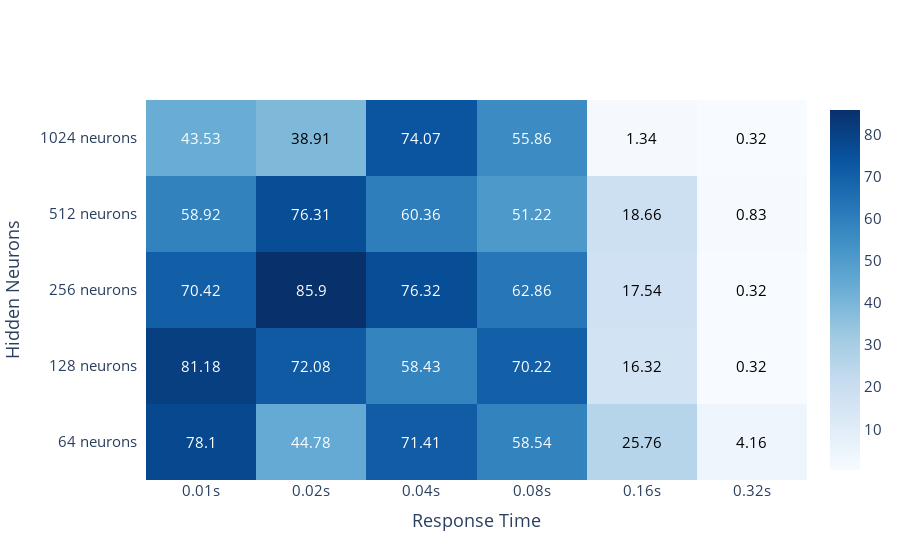

Notebook code for this chart:
### Code cell
fig = ff.create_annotated_heatmap(z=rewards.to_numpy(),y=[str(int(i))+' neurons' for i in df['neurons'].unique().tolist()], 
                                  x=[str(i) + 's' for i in df['response_rate'].unique().tolist()],  
                                  annotation_text=np.around(rewards.to_numpy(), decimals=2), colorscale='blues', showscale=True,
                                 reversescale =False)

fig.update_layout(
#     title='Average evaluation seconds for response times vs max. pertubation during training',
    xaxis_title="Response Time",
    yaxis_title="Hidden Neurons",
    xaxis_side='bottom',
    font=dict(size=15),
    height=700,
)
fig.show()

### Figure 1 — Plotly figure (JSON) as saved in the notebook; plotly's stock layout.template omitted (floating-point values rounded to 4 significant figures)
{"data": [{"colorscale": [[0, "rgb(247,251,255)"], [0.125, "rgb(222,235,247)"], [0.25, "rgb(198,219,239)"], [0.375, "rgb(158,202,225)"], [0.5, "rgb(107,174,214)"], [0.625, "rgb(66,146,198)"], [0.75, "rgb(33,113,181)"], [0.875, "rgb(8,81,156)"], [1, "rgb(8,48,107)"]], "reversescale": false, "showscale": true, "type": "heatmap", "x": ["0.01s", "0.02s", "0.04s", "0.08s", "0.16s", "0.32s"], "y": ["64 neurons", "128 neurons", "256 neurons", "512 neurons", "1024 neurons"], "z": [[78.1, 44.78, 71.41, 58.54, 25.76, 4.16], [81.18, 72.08, 58.43, 70.22, 16.32, 0.32], [70.42, 85.9, 76.32, 62.86, 17.54, 0.32], [58.92, 76.31, 60.36, 51.22, 18.66, 0.832], [43.53, 38.91, 74.07, 55.86, 1.344, 0.32]]}], "layout": {"annotations": [{"font": {"color": "#FFFFFF"}, "showarrow": false, "text": "78.1", "x": "0.01s", "xref": "x", "y": "64 neurons", "yref": "y"}, {"font": {"color": "#FFFFFF"}, "showarrow": false, "text": "44.78", "x": "0.02s", "xref": "x", "y": "64 neurons", "yref": "y"}, {"font": {"color": "#FFFFFF"}, "showarrow": false, "text": "71.41", "x": "0.04s", "xref": "x", "y": "64 neurons", "yref": "y"}, {"font": {"color": "#FFFFFF"}, "showarrow": false, "text": "58.54", "x": "0.08s", "xref": "x", "y": "64 neurons", "yref": "y"}, {"font": {"color": "#000000"}, "showarrow": false, "text": "25.76", "x": "0.16s", "xref": "x", "y": "64 neurons", "yref": "y"}, {"font": {"color": "#000000"}, "showarrow": false, "text": "4.16", "x": "0.32s", "xref": "x", "y": "64 neurons", "yref": "y"}, {"font": {"color": "#FFFFFF"}, "showarrow": false, "text": "81.18", "x": "0.01s", "xref": "x", "y": "128 neurons", "yref": "y"}, {"font": {"color": "#FFFFFF"}, "showarrow": false, "text": "72.08", "x": "0.02s", "xref": "x", "y": "128 neurons", "yref": "y"}, {"font": {"color": "#FFFFFF"}, "showarrow": false, "text": "58.43", "x": "0.04s", "xref": "x", "y": "128 neurons", "yref": "y"}, {"font": {"color": "#FFFFFF"}, "showarrow": false, "text": "70.22", "x": "0.08s", "xref": "x", "y": "128 neurons", "yref": "y"}, {"font": {"color": "#000000"}, "showarrow": false, "text": "16.32", "x": "0.16s", "xref": "x", "y": "128 neurons", "yref": "y"}, {"font": {"color": "#000000"}, "showarrow": false, "text": "0.32", "x": "0.32s", "xref": "x", "y": "128 neurons", "yref": "y"}, {"font": {"color": "#FFFFFF"}, "showarrow": false, "text": "70.42", "x": "0.01s", "xref": "x", "y": "256 neurons", "yref": "y"}, {"font": {"color": "#FFFFFF"}, "showarrow": false, "text": "85.9", "x": "0.02s", "xref": "x", "y": "256 neurons", "yref": "y"}, {"font": {"color": "#FFFFFF"}, "showarrow": false, "text": "76.32", "x": "0.04s", "xref": "x", "y": "256 neurons", "yref": "y"}, {"font": {"color": "#FFFFFF"}, "showarrow": false, "text": "62.86", "x": "0.08s", "xref": "x", "y": "256 neurons", "yref": "y"}, {"font": {"color": "#000000"}, "showarrow": false, "text": "17.54", "x": "0.16s", "xref": "x", "y": "256 neurons", "yref": "y"}, {"font": {"color": "#000000"}, "showarrow": false, "text": "0.32", "x": "0.32s", "xref": "x", "y": "256 neurons", "yref": "y"}, {"font": {"color": "#FFFFFF"}, "showarrow": false, "text": "58.92", "x": "0.01s", "xref": "x", "y": "512 neurons", "yref": "y"}, {"font": {"color": "#FFFFFF"}, "showarrow": false, "text": "76.31", "x": "0.02s", "xref": "x", "y": "512 neurons", "yref": "y"}, {"font": {"color": "#FFFFFF"}, "showarrow": false, "text": "60.36", "x": "0.04s", "xref": "x", "y": "512 neurons", "yref": "y"}, {"font": {"color": "#FFFFFF"}, "showarrow": false, "text": "51.22", "x": "0.08s", "xref": "x", "y": "512 neurons", "yref": "y"}, {"font": {"color": "#000000"}, "showarrow": false, "text": "18.66", "x": "0.16s", "xref": "x", "y": "512 neurons", "yref": "y"}, {"font": {"color": "#000000"}, "showarrow": false, "text": "0.83", "x": "0.32s", "xref": "x", "y": "512 neurons", "yref": "y"}, {"font": {"color": "#FFFFFF"}, "showarrow": false, "text": "43.53", "x": "0.01s", "xref": "x", "y": "1024 neurons", "yref": "y"}, {"font": {"color": "#000000"}, "showarrow": false, "text": "38.91", "x": "0.02s", "xref": "x", "y": "1024 neurons", "yref": "y"}, {"font": {"color": "#FFFFFF"}, "showarrow": false, "text": "74.07", "x": "0.04s", "xref": "x", "y": "1024 neurons", "yref": "y"}, {"font": {"color": "#FFFFFF"}, "showarrow": false, "text": "55.86", "x": "0.08s", "xref": "x", "y": "1024 neurons", "yref": "y"}, {"font": {"color": "#000000"}, "showarrow": false, "text": "1.34", "x": "0.16s", "xref": "x", "y": "1024 neurons", "yref": "y"}, {"font": {"color": "#000000"}, "showarrow": false, "text": "0.32", "x": "0.32s", "xref": "x", "y": "1024 neurons", "yref": "y"}], "autosize": true, "font": {"size": 15}, "xaxis": {"autorange": true, "dtick": 1, "gridcolor": "rgb(0, 0, 0)", "range": [-0.5, 5.5], "side": "bottom", "ticks": "", "title": {"text": "Response Time"}, "type": "category"}, "yaxis": {"autorange": true, "dtick": 1, "range": [-0.5, 4.5], "ticks": "", "ticksuffix": "  ", "title": {"text": "Hidden Neurons"}, "type": "category"}}}
